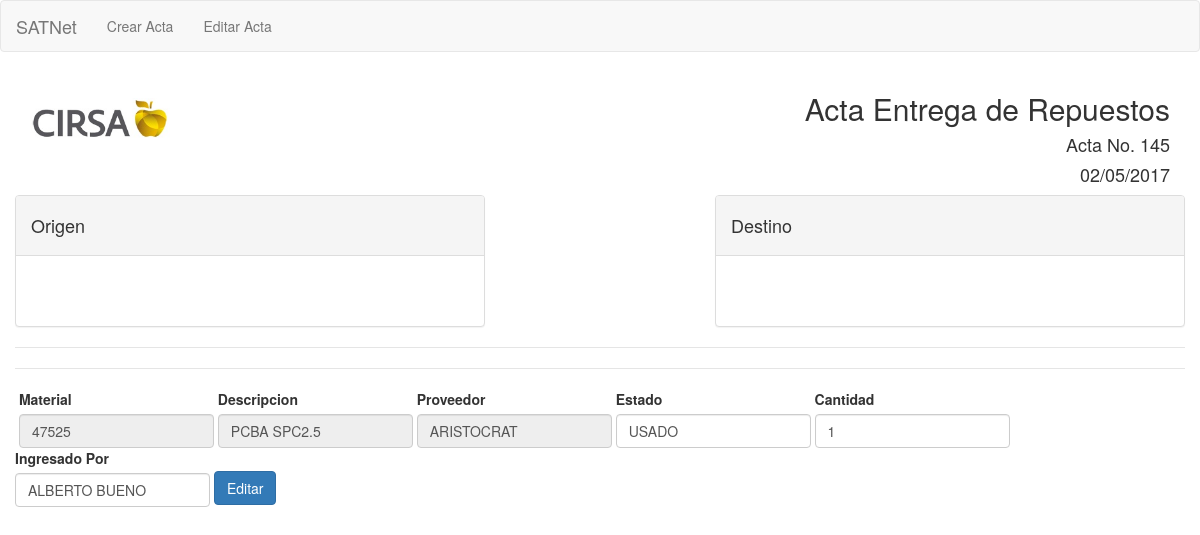
Page /Entregas/editar.php?IdActa=145&Codigo=47525 on the committed database.
### tables this page shows
CREATE TABLE `tbl_actas` (
  `IdActa` int(3) NOT NULL,
  `Realizado Por` varchar(34) DEFAULT NULL,
  `Origen` varchar(32) DEFAULT NULL,
  `Fecha de Entrega` varchar(10) DEFAULT NULL,
  `Destino` varchar(32) NOT NULL,
  `Enviado por` varchar(34) DEFAULT NULL,
  `Aprobado por` varchar(27) DEFAULT NULL,
  `Comentarios` varchar(186) DEFAULT NULL,
  `Recibido Por` varchar(30) DEFAULT NULL
);

CREATE TABLE `tbl_actasdetalle` (
  `IdActa` int(3) NOT NULL,
  `Codigo` varchar(16) NOT NULL,
  `Descripcion` varchar(67) DEFAULT NULL,
  `Proveedor` varchar(21) DEFAULT NULL,
  `Estado` varchar(8) DEFAULT NULL,
  `Cantidad` int(3) DEFAULT NULL,
  `Revisado Por` varchar(34) DEFAULT NULL
);

### Entregas/Editar.php (the view, shortened to what this page needs)
<?php
	require('php/conexion.php');
	$IdActa=$_GET['IdActa'];
	$Codigo=$_GET['Codigo'];
	$sql="SELECT * FROM `tbl_actasdetalle` WHERE `IdActa`=$IdActa and `Codigo`='$Codigo'";
	$sql1="SELECT * FROM `tbl_actas` WHERE `IdActa`=$IdActa";
	$resultado=$con->query($sql);
	$row=$resultado->fetch_assoc();
	$resultado1=$con->query($sql1);
	$row1=$resultado1->fetch_assoc();
?>
<!DOCTYPE html><html lang="en">
<link href="../css/bootstrap.css" rel="stylesheet" />
<?php include "php/navbar.php" ?>
<div class="col-lg-12">
	<div class="col-xs-6">
		<h1><a href=" "><img alt="" src="img/logo.jpg" width="140" height="40" /></a></h1>
	</div>
	<div class="col-xs-6 text-right">
		<h2>Acta Entrega de Repuestos</h2>
		<h4>Acta No. <?php echo $IdActa; ?><br></h4>
		<h4><?php echo $row1['Fecha de Entrega']; ?><br></h4>
	</div>
</div>
<div class="col-lg-12">
	<div class="row">
		<div class="col-xs-5">
			<div class="panel panel-default">
				<div class="panel-heading">
					<h4>Origen</h4>
				</div>
				<div class="panel-body">
				<b></b><br>
				<br>
				</div>
			</div>
		</div>
		<div class="col-xs-5 col-xs-offset-2">
			<div class="panel panel-default">
				<div class="panel-heading">
					<h4>Destino</h4>
				</div>
				<div class="panel-body">
				<b></b><br>
				<br>
				</div>
			</div>
		</div>
	</div>
</div>
<div class="col-lg-12">
<LEGEND></LEGEND>
<LEGEND></LEGEND>
<form class="form-inline" form action="php/EditarMaterial.php" method="POST">
		<div class="form-group">
		  <label class="col">Material</label>
		  <div class="col">
		  <input id="Material" name="Material" placeholder="No Material" class="form-control input-md" required="" type="text" value="<?php echo $row['Codigo']; ?>" readonly></input>
		  </div>
		</div>
		<div class="form-group">
		  <label class="col">Descripcion</label>
		  <div class="col">
		  <input id="Descripcion" name="Descripcion" placeholder="Descripcion Material" class="form-control input-md" required="" type="text" value="<?php echo $row['Descripcion']; ?>"readonly >
		  </div>
		</div>
		<div class="form-group">
		  <label class="col" for="Proveedor">Proveedor</label>
		  <div class="col">
		    <input id="Proveedor" name="Proveedor" placeholder="Proveedor" class="form-control input-md" required="" type="text" value="<?php echo $row['Proveedor']; ?>"readonly>
		  </div>
		</div>
		<div class="form-group">
		  <label class="col" for="Proveedor">Estado</label>
		  <div class="col">
		    <input id="Estado" name="Estado" placeholder="Estado" class="form-control input-md" required="" type="text" value="<?php echo $row['Estado']; ?>">
		  </div>
		</div>
		<div class="form-group">
		  <label class="col" for="Cantidad">Cantidad</label>
		  <div class="col">
		    <input id="Cantidad" name="Cantidad" placeholder="Cantidad" class="form-control input-md" required="" type="number"value="<?php echo $row['Cantidad']; ?>">
		  </div>
		</div>
		<div class="form-group">
		  <label class="col" for="IngresadoPor">Ingresado Por</label>
		  <div class="col">
		    <input id="IngresadoPor" name="IngresadoPor" placeholder="IngresadoPor" class="form-control input-md" required="" type="text" value="<?php echo $row['Revisado Por']; ?>">
		  </div>
		</div>
		<div class="form-group">
		  <div class="col">
		    <button id="Editar" name="Editar" class="btn btn-primary">Editar</button>
		  </div>
		</div>
		</form>
</div>

### rows in the picture
tbl_actas: Fecha de Entrega "02/05/2017"
tbl_actasdetalle: Material "47525", Descripcion "PCBA SPC2.5", Proveedor "ARISTOCRAT", Estado "USADO", IngresadoPor "ALBERTO BUENO"

### other values in the picture
$IdActa "145"
